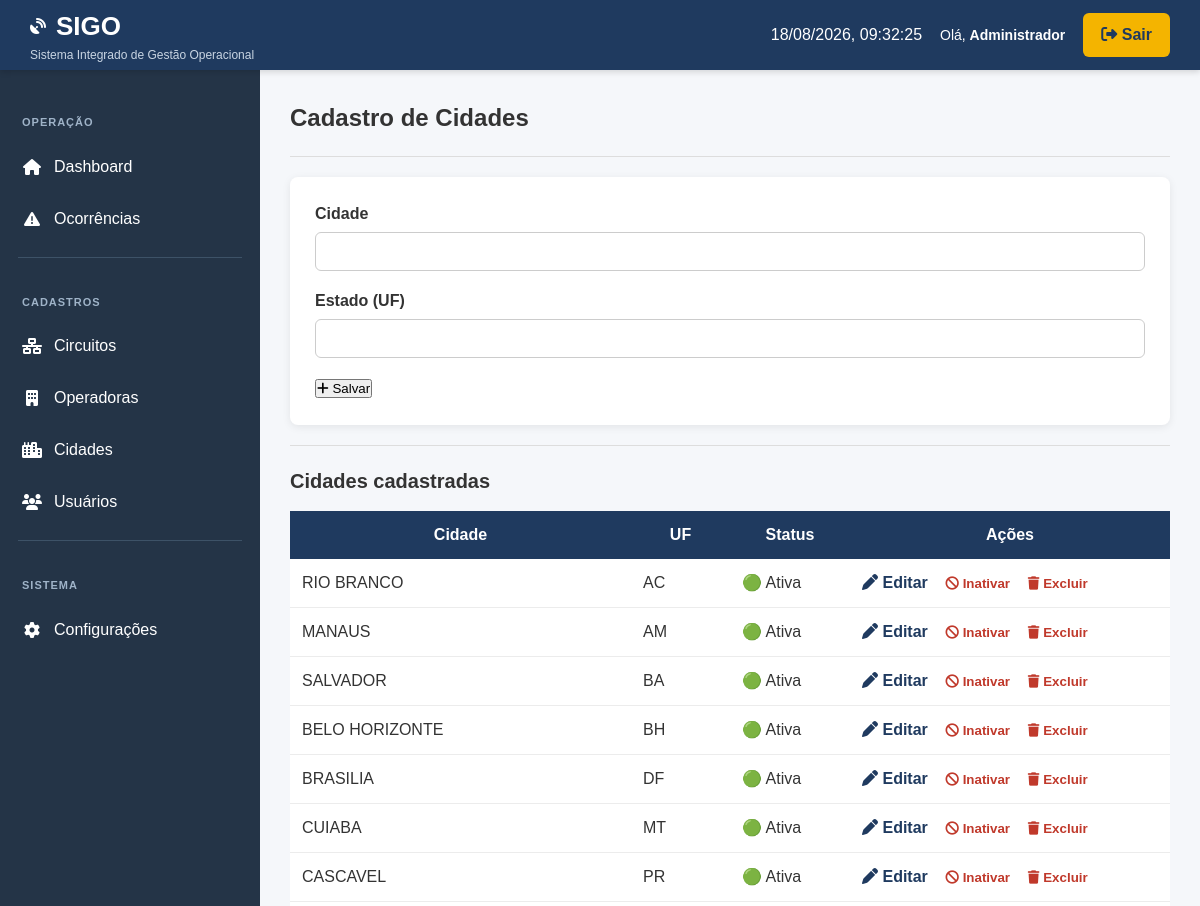
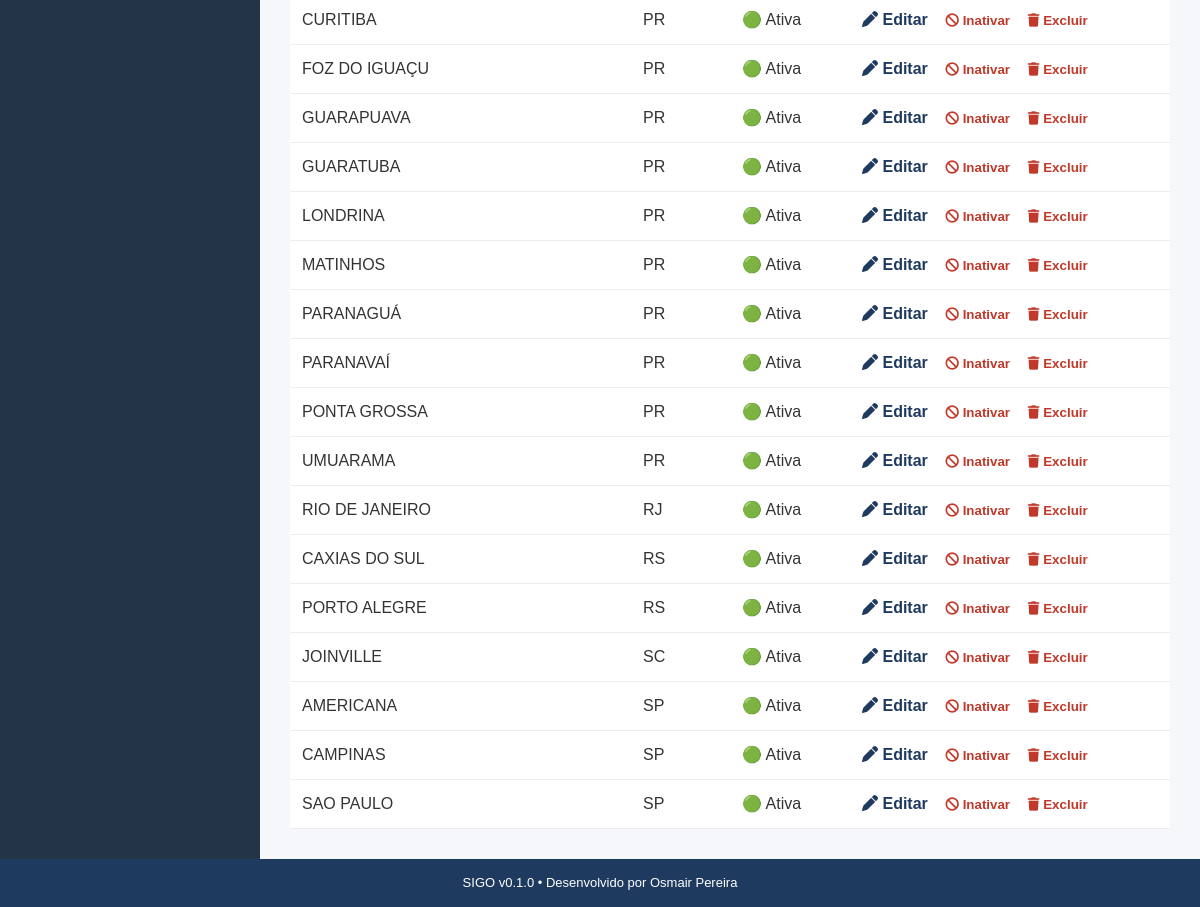
The app's page /cidades (signed in) with its own data (2 pictures, top to bottom).
### app/models.py (models this page shows, shortened)
class BaseModel(db.Model):
    __abstract__ = True
    id = db.Column(db.Integer, primary_key=True)
    ativo = db.Column(
        db.Boolean,
        default=True,
        nullable=False,
    )
    created_at = db.Column(
        db.DateTime,
        default=agora,
        nullable=False,
    )
    updated_at = db.Column(
        db.DateTime,
        default=agora,
        onupdate=agora,
        nullable=False,
    )

class Usuario(UserMixin, BaseModel):
    __tablename__ = "usuarios"
    nome = db.Column(
        db.String(120),
        nullable=False,
    )
    login = db.Column(
        db.String(50),
        unique=True,
        nullable=False,
    )
    senha_hash = db.Column(
        db.String(255),
        nullable=False,
    )
    perfil = db.Column(
        db.String(20),
        nullable=False,
        default="USER",
    )

class Cidade(BaseModel):
    __tablename__ = "cidades"
    cidade = db.Column(
        db.String(100),
        nullable=False,
    )
    estado = db.Column(
        db.String(2),
        nullable=False,
    )

### app/routes/cidades.py (the view, shortened to what this page needs)
@cidades_bp.route("/cidades", methods=["GET", "POST"])
@admin_required
def lista_cidades():
    editar = None
    editar_id = request.args.get("editar")
    if editar_id:
        editar = Cidade.query.get_or_404(editar_id)
    cidades = Cidade.query.order_by(
        Cidade.estado,
        Cidade.cidade,
    ).all()
    return render_template(
        "cidades/lista.html",
        cidades=cidades,
        editar=editar,
    )

### app/templates/cidades/lista.html (shortened to what this page needs)
{% extends "base.html" %}
{% block content %}
<h2>Cadastro de Cidades</h2>
<hr>
<form method="POST" class="form-card">
    <p>
        <label>Cidade</label>
        <input
            type="text"
            name="cidade"
            required
            value="{{ editar.cidade if editar else '' }}">
    </p>
    <p>
        <label>Estado (UF)</label>
        <input
            type="text"
            name="estado"
            maxlength="2"
            required
            value="{{ editar.estado if editar else '' }}">
    </p>
    <button type="submit">
        {% if editar %}
            <i class="fa-solid fa-pen"></i>
            Atualizar
        {% else %}
            <i class="fa-solid fa-plus"></i>
            Salvar
        {% endif %}
    </button>
</form>
<hr>
<h3>Cidades cadastradas</h3>
<table class="tabela">
    <thead>
        <tr>
            <th>Cidade</th>
            <th>UF</th>
            <th width="120">Status</th>
            <th width="320">Ações</th>
        </tr>
    </thead>
 <tbody>
{% for cidade in cidades %}
<tr>
    <td>{{ cidade.cidade }}</td>
    <td>{{ cidade.estado }}</td>
    <td>
        {% if cidade.ativo %}
            🟢 Ativa
        {% else %}
            🔴 Inativa
        {% endif %}
    </td>
    <td>
        <a
            href="{{ url_for('cidades.lista_cidades', editar=cidade.id) }}">
            <i class="fa-solid fa-pen"></i>
            Editar
        </a>
        <form
            method="POST"
            action="{{ url_for('cidades.alterar_status', id=cidade.id) }}"
            style="display:inline;">
            <button type="submit">
                {% if cidade.ativo %}
                    <i class="fa-solid fa-ban"></i>
                    Inativar
                {% else %}
                    <i class="fa-solid fa-check"></i>
                    Ativar
                {% endif %}
            </button>
        </form>
        <form
            method="POST"
            action="{{ url_for('cidades.excluir_cidade', id=cidade.id) }}"
            style="display:inline;">
            <button
                type="submit"
                onclick="return confirm('Deseja excluir definitivamente esta cidade?')">
                <i class="fa-solid fa-trash"></i>
                Excluir
            </button>
        </form>
    </td>
</tr>
{% endfor %}
</tbody>
</table>
{% endblock %}

### app/templates/base.html (shortened to what this page needs)
<!DOCTYPE html>
<html lang="pt-BR">
<head>
    <link
        rel="stylesheet"
        href="{{ url_for('static', filename='css/base.css') }}">
    <link
        rel="stylesheet"
        href="{{ url_for('static', filename='css/layout.css') }}">
    <link
        rel="stylesheet"
        href="{{ url_for('static', filename='css/dashboard.css') }}">
    <link
        rel="stylesheet"
        href="{{ url_for('static', filename='css/crud.css') }}">
    <link
        rel="stylesheet"
        href="{{ url_for('static', filename='css/login.css') }}">
    <link
        rel="stylesheet"
        href="{{ url_for('static', filename='css/components.css') }}">
    <link
        rel="stylesheet"
        href="{{ url_for('static', filename='css/responsive.css') }}">
    <link
        rel="stylesheet"
        href="https://cdnjs.cloudflare.com/ajax/libs/font-awesome/6.7.2/css/all.min.css">
</head>
<body>
<header class="topo">
    <div class="logo">
        <div class="logo-titulo">
            <i class="fa-solid fa-satellite-dish"></i>
            <h1>SIGO</h1>
        </div>
        <span>
            Sistema Integrado de Gestão Operacional
        </span>
    </div>
    <div class="topo-direita">
        <span id="relogio"></span>
        {% if current_user.is_authenticated %}
            <span class="usuario-logado">
                Olá,
                <strong>{{ current_user.nome }}</strong>
            </span>
            <a
                href="{{ url_for('auth.logout') }}"
                class="btn-topo">
                <i class="fa-solid fa-right-from-bracket"></i>
                Sair
            </a>
        {% endif %}
    </div>
</header>
<div class="container">
    <aside class="menu">
        <ul>
            <li class="menu-titulo">
                Operação
            </li>
            <li>
                <a href="{{ url_for('main.dashboard') }}">
                    <i class="fa-solid fa-house"></i>
                    Dashboard
                </a>
            </li>
            <li>
                <a href="{{ url_for('ocorrencias.lista_ocorrencias') }}">
                    <i class="fa-solid fa-triangle-exclamation"></i>
                    Ocorrências
                </a>
            </li>
            <div class="menu-separador"></div>
            {% if current_user.is_authenticated and current_user.perfil == "ADMIN" %}
                <li class="menu-titulo">
                    Cadastros
                </li>
                <li>
                    <a href="{{ url_for('circuitos.lista_circuitos') }}">
                        <i class="fa-solid fa-network-wired"></i>
                        Circuitos
                    </a>
                </li>
                <li>
                    <a href="{{ url_for('operadoras.lista_operadoras') }}">
                        <i class="fa-solid fa-building"></i>
                        Operadoras
                    </a>
                </li>
                <li>
                    <a href="{{ url_for('cidades.lista_cidades') }}">
                        <i class="fa-solid fa-city"></i>
                        Cidades
                    </a>
                </li>
                <li>
                    <a href="{{ url_for('usuarios.lista_usuarios') }}">
                        <i class="fa-solid fa-users"></i>
                        Usuários
                    </a>
                </li>
                <div class="menu-separador"></div>
                <li class="menu-titulo">
                    Sistema
                </li>
                <li>
                    <a href="#">
                        <i class="fa-solid fa-gear"></i>
                        Configurações
                    </a>
                </li>
            {% endif %}
        </ul>
    </aside>
    <main class="conteudo">
        {% block content %}
        {% endblock %}
    </main>
</div>
<footer>
    SIGO v0.1.0 • Desenvolvido por Osmair Pereira
</footer>
</body>
</html>

### app/static/css/base.css (style rules this page uses)
* { margin:0; padding:0; box-sizing:border-box; }
html { scroll-behavior:smooth; }
body { font-family:Arial, Helvetica, sans-serif; background:#f4f6f9; color:#333; line-height:1.5; }
a { color:inherit; text-decoration:none; }
h1 { font-size:28px; }
h2 { font-size:24px; margin-bottom:15px; }
h3 { font-size:20px; margin-bottom:15px; }
hr { margin:20px 0; border:none; border-top:1px solid #ddd; }

### app/static/css/layout.css (style rules this page uses)
body { margin:0; padding:0; display:flex; flex-direction:column; min-height:100vh; background:#f5f7fa; }
.topo { height:70px; background:#1F3A5F; color:#fff; display:flex; justify-content:space-between; align-items:center; padding:0 30px; box-shadow:0 2px 6px rgba(0,0,0,.15); position:sticky; top:0; z-index:1000; }
.logo { display:flex; flex-direction:column; }
.logo-titulo { display:flex; align-items:center; gap:10px; }
.logo-titulo h1 { margin:0; font-size:26px; }
.logo span { font-size:12px; color:#c9d5e3; }
.topo-direita { display:flex; align-items:center; gap:18px; }
.usuario-logado { font-size:14px; }
.btn-topo { background:#F4B400; color:#1F3A5F; text-decoration:none; padding:10px 18px; border-radius:6px; font-weight:bold; transition:.25s; }
.container { flex:1; display:flex; }
.menu { width:260px; background:#243447; color:#fff; min-height:calc(100vh - 70px); }
.menu ul { margin:0; padding:20px 0; list-style:none; }
.menu li { transition:.2s; }
.menu a { display:flex; align-items:center; gap:12px; color:#fff; text-decoration:none; padding:14px 22px; }
.menu a i { width:20px; text-align:center; }
.menu-titulo { padding:24px 22px 10px; color:#9fb3c8; font-size:11px; font-weight:bold; text-transform:uppercase; letter-spacing:1px; cursor:default; }
.menu-separador { height:1px; background:#3d5267; margin:12px 18px; }
.conteudo { flex:1; padding:30px; }
footer { background:#1F3A5F; color:#fff; text-align:center; padding:14px; font-size:13px; }

### app/static/css/crud.css (style rules this page uses)
.form-card { background:#fff; padding:25px; border-radius:8px; box-shadow:0 2px 8px rgba(0,0,0,.08); }
.form-card p { margin-bottom:18px; }
label { display:block; margin-bottom:6px; font-weight:bold; }
input, select, textarea { width:100%; padding:10px; border:1px solid #ccc; border-radius:6px; font-size:15px; }
.tabela { width:100%; border-collapse:collapse; background:#fff; }
.tabela th { background:#1F3A5F; color:#fff; padding:12px; }
.tabela td { padding:12px; border-bottom:1px solid #ececec; }
.tabela a { color:#1F3A5F; font-weight:bold; }
.tabela button { background:none; border:none; color:#c0392b; font-weight:bold; }

### app/static/css/components.css (style rules this page uses)
button { cursor:pointer; transition:.2s; }

### records on screen
Usuario: nome "Administrador"
Cidade: cidade "RIO BRANCO", estado "AC", ativo "🟢 Ativa"
Cidade: cidade "MANAUS", estado "AM", ativo "🟢 Ativa"
Cidade: cidade "SALVADOR", estado "BA", ativo "🟢 Ativa"
Cidade: cidade "BELO HORIZONTE", estado "BH", ativo "🟢 Ativa"
Cidade: cidade "BRASILIA", estado "DF", ativo "🟢 Ativa"
Cidade: cidade "CUIABA", estado "MT", ativo "🟢 Ativa"
Cidade: cidade "CASCAVEL", estado "PR", ativo "🟢 Ativa"
Cidade: cidade "CURITIBA", estado "PR", ativo "🟢 Ativa"
Cidade: cidade "FOZ DO IGUAÇU", estado "PR", ativo "🟢 Ativa"
Cidade: cidade "GUARAPUAVA", estado "PR", ativo "🟢 Ativa"
Cidade: cidade "GUARATUBA", estado "PR", ativo "🟢 Ativa"
Cidade: cidade "LONDRINA", estado "PR", ativo "🟢 Ativa"
Cidade: cidade "MATINHOS", estado "PR", ativo "🟢 Ativa"
Cidade: cidade "PARANAGUÁ", estado "PR", ativo "🟢 Ativa"
Cidade: cidade "PARANAVAÍ", estado "PR", ativo "🟢 Ativa"
Cidade: cidade "PONTA GROSSA", estado "PR", ativo "🟢 Ativa"
Cidade: cidade "UMUARAMA", estado "PR", ativo "🟢 Ativa"
Cidade: cidade "RIO DE JANEIRO", estado "RJ", ativo "🟢 Ativa"
Cidade: cidade "CAXIAS DO SUL", estado "RS", ativo "🟢 Ativa"
Cidade: cidade "PORTO ALEGRE", estado "RS", ativo "🟢 Ativa"
Cidade: cidade "JOINVILLE", estado "SC", ativo "🟢 Ativa"
Cidade: cidade "AMERICANA", estado "SP", ativo "🟢 Ativa"
Cidade: cidade "CAMPINAS", estado "SP", ativo "🟢 Ativa"
Cidade: cidade "SAO PAULO", estado "SP", ativo "🟢 Ativa"
